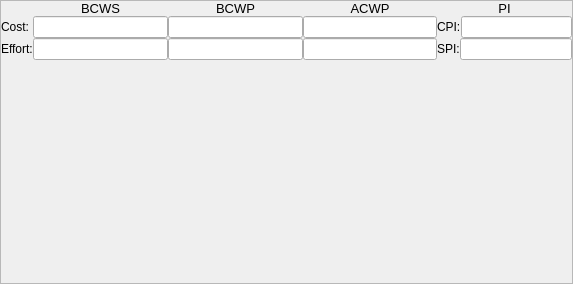
<ui version="4.0" >
 <class>KPlato::PerformanceStatus</class>
 <widget class="QWidget" name="KPlato::PerformanceStatus" >
  <property name="geometry" >
   <rect>
    <x>0</x>
    <y>0</y>
    <width>573</width>
    <height>284</height>
   </rect>
  </property>
  <property name="focusPolicy" >
   <enum>Qt::NoFocus</enum>
  </property>
  <property name="contextMenuPolicy" >
   <enum>Qt::CustomContextMenu</enum>
  </property>
  <layout class="QVBoxLayout" name="verticalLayout_3" >
   <property name="margin" >
    <number>0</number>
   </property>
   <item>
    <widget class="QFrame" name="frame_2" >
     <property name="focusPolicy" >
      <enum>Qt::StrongFocus</enum>
     </property>
     <property name="contextMenuPolicy" >
      <enum>Qt::NoContextMenu</enum>
     </property>
     <property name="frameShape" >
      <enum>QFrame::StyledPanel</enum>
     </property>
     <property name="frameShadow" >
      <enum>QFrame::Sunken</enum>
     </property>
     <layout class="QVBoxLayout" name="verticalLayout_2" >
      <property name="margin" >
       <number>0</number>
      </property>
      <item>
       <widget class="QFrame" name="valuesFrame" >
        <property name="sizePolicy" >
         <sizepolicy vsizetype="Fixed" hsizetype="Preferred" >
          <horstretch>0</horstretch>
          <verstretch>0</verstretch>
         </sizepolicy>
        </property>
        <property name="frameShape" >
         <enum>QFrame::NoFrame</enum>
        </property>
        <property name="frameShadow" >
         <enum>QFrame::Raised</enum>
        </property>
        <layout class="QGridLayout" name="gridLayout" >
         <property name="sizeConstraint" >
          <enum>QLayout::SetDefaultConstraint</enum>
         </property>
         <property name="margin" >
          <number>0</number>
         </property>
         <property name="spacing" >
          <number>0</number>
         </property>
         <item row="0" column="0" >
          <widget class="QLabel" name="label_6" >
           <property name="sizePolicy" >
            <sizepolicy vsizetype="Fixed" hsizetype="Preferred" >
             <horstretch>0</horstretch>
             <verstretch>0</verstretch>
            </sizepolicy>
           </property>
           <property name="text" >
            <string/>
           </property>
          </widget>
         </item>
         <item row="0" column="1" >
          <widget class="QLabel" name="label_3" >
           <property name="sizePolicy" >
            <sizepolicy vsizetype="Fixed" hsizetype="Preferred" >
             <horstretch>0</horstretch>
             <verstretch>0</verstretch>
            </sizepolicy>
           </property>
           <property name="contextMenuPolicy" >
            <enum>Qt::NoContextMenu</enum>
           </property>
           <property name="text" >
            <string>&lt;!DOCTYPE HTML PUBLIC "-//W3C//DTD HTML 4.0//EN" "http://www.w3.org/TR/REC-html40/strict.dtd">
&lt;html>&lt;head>&lt;meta name="qrichtext" content="1" />&lt;style type="text/css">
p, li { white-space: pre-wrap; }
&lt;/style>&lt;/head>&lt;body style=" font-family:'Sans Serif'; font-size:10pt; font-weight:400; font-style:normal;">
&lt;p align="center" style=" margin-top:0px; margin-bottom:0px; margin-left:0px; margin-right:0px; -qt-block-indent:0; text-indent:0px;">BCWS&lt;/p>&lt;/body>&lt;/html></string>
           </property>
          </widget>
         </item>
         <item row="0" column="2" >
          <widget class="QLabel" name="label_5" >
           <property name="sizePolicy" >
            <sizepolicy vsizetype="Fixed" hsizetype="Preferred" >
             <horstretch>0</horstretch>
             <verstretch>0</verstretch>
            </sizepolicy>
           </property>
           <property name="contextMenuPolicy" >
            <enum>Qt::NoContextMenu</enum>
           </property>
           <property name="text" >
            <string>&lt;!DOCTYPE HTML PUBLIC "-//W3C//DTD HTML 4.0//EN" "http://www.w3.org/TR/REC-html40/strict.dtd">
&lt;html>&lt;head>&lt;meta name="qrichtext" content="1" />&lt;style type="text/css">
p, li { white-space: pre-wrap; }
&lt;/style>&lt;/head>&lt;body style=" font-family:'Sans Serif'; font-size:10pt; font-weight:400; font-style:normal;">
&lt;p align="center" style=" margin-top:0px; margin-bottom:0px; margin-left:0px; margin-right:0px; -qt-block-indent:0; text-indent:0px;">BCWP&lt;/p>&lt;/body>&lt;/html></string>
           </property>
          </widget>
         </item>
         <item row="0" column="3" >
          <widget class="QLabel" name="label_4" >
           <property name="sizePolicy" >
            <sizepolicy vsizetype="Fixed" hsizetype="Preferred" >
             <horstretch>0</horstretch>
             <verstretch>0</verstretch>
            </sizepolicy>
           </property>
           <property name="contextMenuPolicy" >
            <enum>Qt::NoContextMenu</enum>
           </property>
           <property name="text" >
            <string>&lt;!DOCTYPE HTML PUBLIC "-//W3C//DTD HTML 4.0//EN" "http://www.w3.org/TR/REC-html40/strict.dtd">
&lt;html>&lt;head>&lt;meta name="qrichtext" content="1" />&lt;style type="text/css">
p, li { white-space: pre-wrap; }
&lt;/style>&lt;/head>&lt;body style=" font-family:'Sans Serif'; font-size:10pt; font-weight:400; font-style:normal;">
&lt;p align="center" style=" margin-top:0px; margin-bottom:0px; margin-left:0px; margin-right:0px; -qt-block-indent:0; text-indent:0px;">ACWP&lt;/p>&lt;/body>&lt;/html></string>
           </property>
          </widget>
         </item>
         <item row="0" column="4" >
          <widget class="QLabel" name="label" >
           <property name="text" >
            <string>&lt;!DOCTYPE HTML PUBLIC "-//W3C//DTD HTML 4.0//EN" "http://www.w3.org/TR/REC-html40/strict.dtd">
&lt;html>&lt;head>&lt;meta name="qrichtext" content="1" />&lt;style type="text/css">
p, li { white-space: pre-wrap; }
&lt;/style>&lt;/head>&lt;body style=" font-family:'Sans Serif'; font-size:10pt; font-weight:400; font-style:normal;">
&lt;p align="center" style=" margin-top:0px; margin-bottom:0px; margin-left:0px; margin-right:0px; -qt-block-indent:0; text-indent:0px;">PI&lt;/p>&lt;/body>&lt;/html></string>
           </property>
          </widget>
         </item>
         <item row="1" column="0" >
          <widget class="QLabel" name="labelCost" >
           <property name="contextMenuPolicy" >
            <enum>Qt::NoContextMenu</enum>
           </property>
           <property name="text" >
            <string>Cost:</string>
           </property>
          </widget>
         </item>
         <item row="1" column="1" >
          <widget class="QLineEdit" name="bcwsCost" >
           <property name="focusPolicy" >
            <enum>Qt::NoFocus</enum>
           </property>
           <property name="contextMenuPolicy" >
            <enum>Qt::NoContextMenu</enum>
           </property>
           <property name="readOnly" >
            <bool>true</bool>
           </property>
          </widget>
         </item>
         <item row="1" column="2" >
          <widget class="QLineEdit" name="bcwpCost" >
           <property name="focusPolicy" >
            <enum>Qt::NoFocus</enum>
           </property>
           <property name="contextMenuPolicy" >
            <enum>Qt::NoContextMenu</enum>
           </property>
           <property name="acceptDrops" >
            <bool>false</bool>
           </property>
           <property name="readOnly" >
            <bool>true</bool>
           </property>
          </widget>
         </item>
         <item row="1" column="3" >
          <widget class="QLineEdit" name="acwpCost" >
           <property name="focusPolicy" >
            <enum>Qt::NoFocus</enum>
           </property>
           <property name="contextMenuPolicy" >
            <enum>Qt::NoContextMenu</enum>
           </property>
           <property name="readOnly" >
            <bool>true</bool>
           </property>
          </widget>
         </item>
         <item row="1" column="4" >
          <layout class="QHBoxLayout" name="horizontalLayout" >
           <item>
            <widget class="QLabel" name="label_2" >
             <property name="contextMenuPolicy" >
              <enum>Qt::NoContextMenu</enum>
             </property>
             <property name="text" >
              <string>CPI:</string>
             </property>
            </widget>
           </item>
           <item>
            <widget class="QLineEdit" name="cpi" >
             <property name="focusPolicy" >
              <enum>Qt::NoFocus</enum>
             </property>
             <property name="contextMenuPolicy" >
              <enum>Qt::NoContextMenu</enum>
             </property>
             <property name="readOnly" >
              <bool>true</bool>
             </property>
            </widget>
           </item>
          </layout>
         </item>
         <item row="2" column="0" >
          <widget class="QLabel" name="labelEffort" >
           <property name="contextMenuPolicy" >
            <enum>Qt::NoContextMenu</enum>
           </property>
           <property name="text" >
            <string>Effort:</string>
           </property>
          </widget>
         </item>
         <item row="2" column="1" >
          <widget class="QLineEdit" name="bcwsEffort" >
           <property name="focusPolicy" >
            <enum>Qt::NoFocus</enum>
           </property>
           <property name="contextMenuPolicy" >
            <enum>Qt::NoContextMenu</enum>
           </property>
           <property name="readOnly" >
            <bool>true</bool>
           </property>
          </widget>
         </item>
         <item row="2" column="2" >
          <widget class="QLineEdit" name="bcwpEffort" >
           <property name="focusPolicy" >
            <enum>Qt::NoFocus</enum>
           </property>
           <property name="contextMenuPolicy" >
            <enum>Qt::NoContextMenu</enum>
           </property>
           <property name="readOnly" >
            <bool>true</bool>
           </property>
          </widget>
         </item>
         <item row="2" column="3" >
          <widget class="QLineEdit" name="acwpEffort" >
           <property name="focusPolicy" >
            <enum>Qt::NoFocus</enum>
           </property>
           <property name="contextMenuPolicy" >
            <enum>Qt::NoContextMenu</enum>
           </property>
           <property name="readOnly" >
            <bool>true</bool>
           </property>
          </widget>
         </item>
         <item row="2" column="4" >
          <layout class="QHBoxLayout" name="horizontalLayout_2" >
           <item>
            <widget class="QLabel" name="label_7" >
             <property name="contextMenuPolicy" >
              <enum>Qt::NoContextMenu</enum>
             </property>
             <property name="text" >
              <string>SPI:</string>
             </property>
            </widget>
           </item>
           <item>
            <widget class="QLineEdit" name="spi" >
             <property name="focusPolicy" >
              <enum>Qt::NoFocus</enum>
             </property>
             <property name="contextMenuPolicy" >
              <enum>Qt::NoContextMenu</enum>
             </property>
             <property name="readOnly" >
              <bool>true</bool>
             </property>
            </widget>
           </item>
          </layout>
         </item>
        </layout>
       </widget>
      </item>
      <item>
       <widget class="QFrame" name="frame" >
        <property name="frameShape" >
         <enum>QFrame::NoFrame</enum>
        </property>
        <property name="frameShadow" >
         <enum>QFrame::Plain</enum>
        </property>
        <layout class="QVBoxLayout" name="verticalLayout" >
         <property name="margin" >
          <number>0</number>
         </property>
         <item>
          <widget class="KPlato::KPlotWidget" name="plotwidget" >
           <property name="sizePolicy" >
            <sizepolicy vsizetype="Preferred" hsizetype="Preferred" >
             <horstretch>0</horstretch>
             <verstretch>0</verstretch>
            </sizepolicy>
           </property>
           <property name="contextMenuPolicy" >
            <enum>Qt::NoContextMenu</enum>
           </property>
           <property name="lineWidth" >
            <number>0</number>
           </property>
           <property name="backgroundColor" stdset="0" >
            <color>
             <red>255</red>
             <green>255</green>
             <blue>255</blue>
            </color>
           </property>
           <property name="foregroundColor" stdset="0" >
            <color>
             <red>0</red>
             <green>0</green>
             <blue>0</blue>
            </color>
           </property>
          </widget>
         </item>
        </layout>
       </widget>
      </item>
     </layout>
    </widget>
   </item>
  </layout>
 </widget>
 <customwidgets>
  <customwidget>
   <class>KPlato::KPlotWidget</class>
   <extends>QFrame</extends>
   <header>plotting/kplotwidget.h</header>
   <container>1</container>
  </customwidget>
 </customwidgets>
 <resources/>
 <connections/>
</ui>
